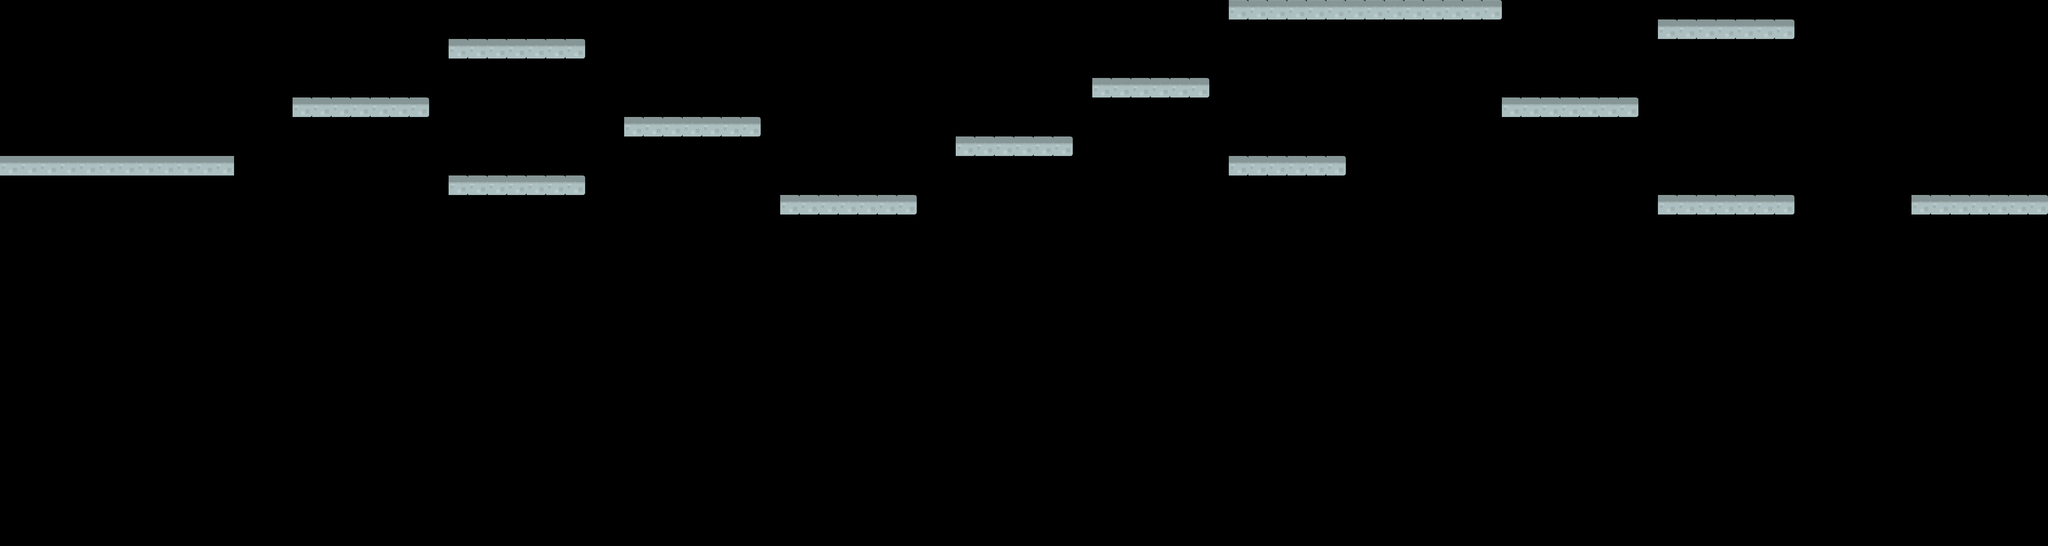

Tiled map render using the project's own tile images. Description and the map definition, with tile-layer contents summarised, below:
An orthogonal 105x28 tile map with 70x70 px tiles, 1 tile layer (Tile Layer 1), 2 tilesets and 15 objects (14x platform, player).

<map version="1.8" tiledversion="1.8.4" orientation="orthogonal" renderorder="right-down" width="105" height="28" tilewidth="70" tileheight="70" infinite="0" nextlayerid="4" nextobjectid="21">
 <tileset firstgid="1" name="tiles_spreadsheet" tilewidth="70" tileheight="70" spacing="2" tilecount="156" columns="12">
  <image source="tiles_spritesheet.png" width="914" height="936" />
 </tileset>
 <tileset firstgid="157" name="tiles" tilewidth="70" tileheight="70" spacing="2" tilecount="156" columns="12">
  <image source="tiles_spritesheet.png" width="914" height="936" />
 </tileset>
 <layer id="1" name="Tile Layer 1" width="105" height="28">
  <data>[2940 cells, 107 non-empty, 2 distinct tile ids]</data>
 </layer>
 <objectgroup id="3" name="Object Layer 1">
  <object id="1" type="platform" x="0" y="560" width="840" height="70" />
  <object id="2" type="platform" x="1050" y="350" width="490" height="70" />
  <object id="5" type="platform" x="1610" y="140" width="490" height="70" />
  <object id="9" type="platform" x="1610" y="630" width="490" height="70" />
  <object id="10" type="platform" x="2240" y="420" width="490" height="70" />
  <object id="11" type="platform" x="2800" y="700" width="490" height="70" />
  <object id="12" type="platform" x="3430" y="490" width="420" height="70" />
  <object id="13" type="platform" x="3920" y="280" width="420" height="70" />
  <object id="14" type="platform" x="4410" y="560" width="420" height="70" />
  <object id="15" type="platform" x="4410" y="0" width="980" height="70" />
  <object id="16" type="platform" x="5390" y="350" width="490" height="70" />
  <object id="17" type="platform" x="5950" y="70" width="490" height="70" />
  <object id="18" type="platform" x="5950" y="700" width="490" height="70" />
  <object id="19" type="platform" x="6860" y="700" width="490" height="70" />
  <object id="20" type="player" x="210" y="490" width="70" height="70" />
 </objectgroup>
</map>
